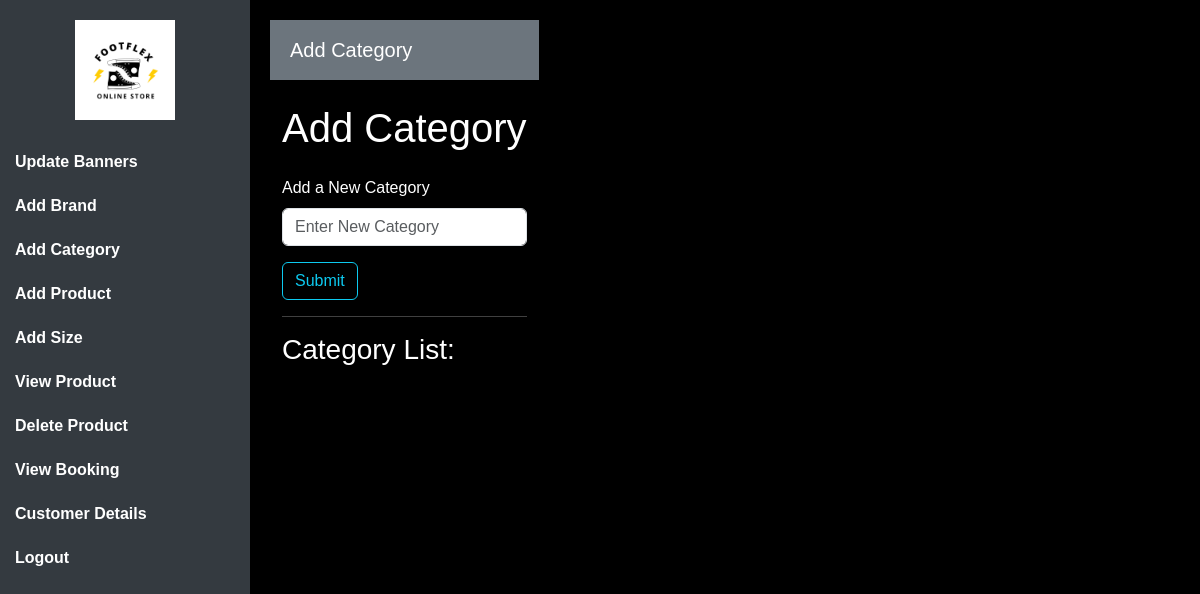
/addcategory (signed in), run on an earlier commit of the app's database.
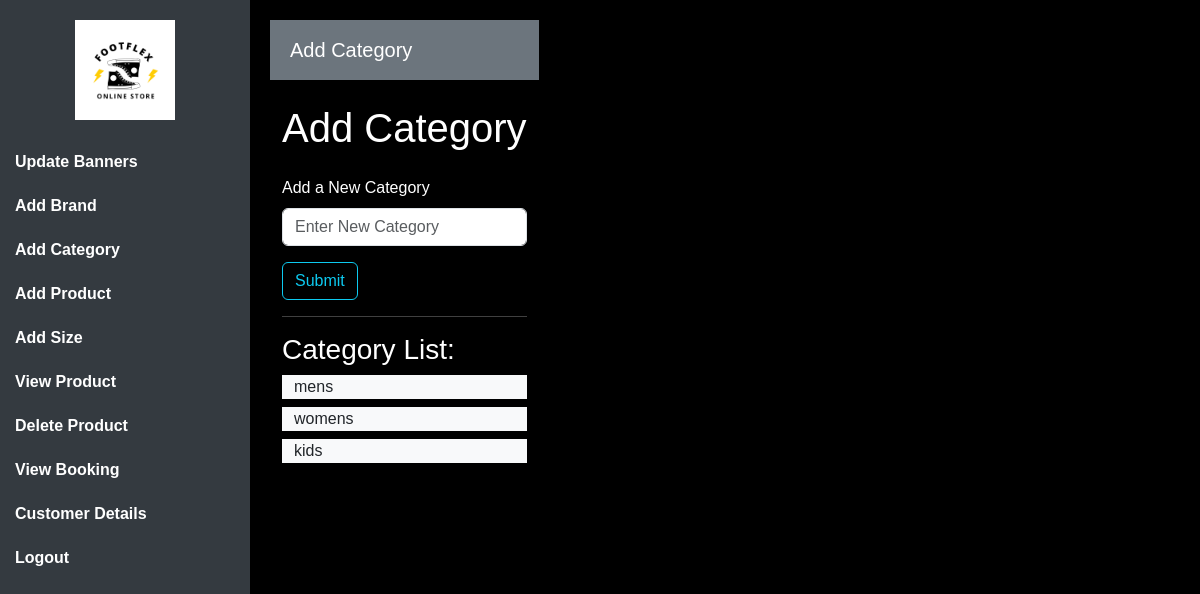
And on a later commit of the database.
### app/models.py (models this page shows)
class Category(models.Model):
    c_name=models.TextField()

### app/views.py (the view, shortened to what this page needs)
# urls.py: path('addcategory',views.addcat),
def addcat(req):
    if 'shop' in req.session:
        category=Category.objects.all()
        return render(req,'shop/category.html',{'category':category})
    else:
        return render(ff_login)

### templates/shop/category.html (shortened to what this page needs)
<!DOCTYPE html>
<html lang="en">
<head>
    {% load static %}
    <link href="https://cdn.jsdelivr.net/npm/bootstrap@5.3.0/dist/css/bootstrap.min.css" rel="stylesheet">
    <link rel="stylesheet" href="{% static 'css/shop/brand.css' %}">
</head>
<body>
    <div class="d-flex">
        <div id="sidebar">
            <div class="logo">
                <a href="shop_home"><img src="{% static 'img/FLEX.png' %}" alt="Logo" class="img-fluid" style="max-width: 100px;"></a>
            </div>
            <nav>
                <a href="carousel" class="sidebar-link"><b>Update Banners</b></a>
                <a href="addbrand" class="sidebar-link"><b>Add Brand</b></a>
                <a href="#" class="sidebar-link"><b>Add Category</b></a>
                <a href="addpro" class="sidebar-link"><b>Add Product</b></a>
                <a href="sizes" class="sidebar-link"><b>Add Size</b></a>
                <a href="viewproduct" class="sidebar-link"><b>View Product</b></a>
                <a href="#" class="sidebar-link"><b>Delete Product</b></a>
                <a href="#" class="sidebar-link"><b>View Booking</b></a>
                <a href="#" class="sidebar-link"><b>Customer Details</b></a>
                <a href="logout" class="sidebar-link"><b>Logout</b></a>
            </nav>
        </div>
        <div class="content">
            <nav class="navbar navbar-expand-lg navbar-dark">
                <span class="navbar-brand">Add Category</span>
            </nav>
            <div class="container mt-4">
                <form action="" method="POST">
                <h1 class="mb-4">Add Category</h1>
                <div class="mb-3">
                    <label for="brandInput" class="form-label">Add a New Category</label>
                    <input type="text" class="form-control" id="brandInput" placeholder="Enter New Category"name="catname">
                    <input type="submit" class="btn btn-outline-info mt-3">
                </div>
            </form>
                <hr>
                <h3>Category List:</h3>
                <ul id="brandsList" class="list-group">
                    {% for i in category %}
                    <div class="container  w-100 bg-light text-dark mb-2">{{i.c_name}}</div>
                    {% endfor %}
                </ul>
            </div>
        </div>
    </div>
</body>
</html>

What changed in the data, as far as the page shows it:
added Category: c_name "mens"
added Category: c_name "womens"
added Category: c_name "kids"
